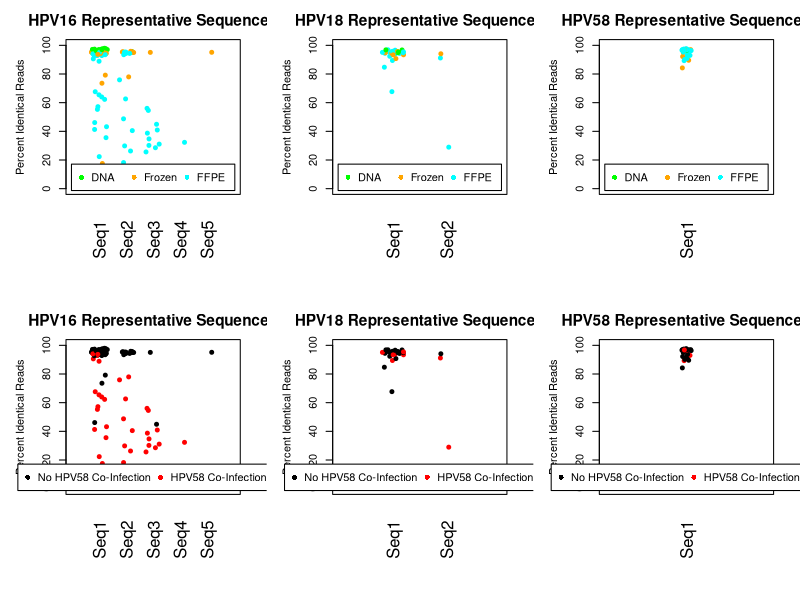

This chart was generated by the following R code:
set.seed(0)

HPV16.seqs = c("ACGCAGTACAAATATGTCATTATGTGCTGCCATATCTACTTCAGAAACTACATATAAAAATACTAACTTTAAGGAGTACCTACGACATGGGGAG",
				"ACGCAGTACAAATATGTCATTATGTGCTGCCATATCTACTTCAGAACCTACATATAAAAATACTAACTTTAAAGAGTACCTACGACATGGGGAG",
				"ACGCAGTACAAATATGTCATTATGTGCTGCCATATCTACTTCAGAAACTACATATAAAAATACTAACTTTAAGGAGTACCTACGACATGGGGAA",
				"ACGCAGTACAAATATGTCATTATGTGCTGCCATATCTACTTCAGAACCTACATATAAAAATACTAACTTTAAAGAGTACCTATGACATGGGGAG",
				"ACGCAGTACAAATATGTCATTATGTGCTGCCATATCTACTTCAGAAACTACATATAAAAATACTAACTTTAAAGAGTACCTACGACATGGGGAG")
HPV18.seqs = c("TCGCAGTACCAATTTAACAATATGTGCTTCTACACAGTCTCCTGTACCTGGGCAATATGATGCTACCAAATTTAAGCAGTATAGCAGACATGTTGAG",
				"TCGTAGTACCAATTTAACAATATGTGCTTCTACACAGTCTCCTGTACCTGGGCAATATGATGCTACCAAATTTAAGCAGTATAGCAGACATGTTGAA")
HPV58.seqs = c("TCGTAGCACTAATATGACATTATGCACTGAAGTAACTAAGGAAGGTACATATAAAAATGATAATTTTAAGGAATATGTACGTCATGTTGAA")

HPV16.table = read.table("Public_Input_Files/HPV16_seq_stats_v2.txt", head=T, sep="\t")
HPV18.table = read.table("Public_Input_Files/HPV18_seq_stats_v2.txt", head=T, sep="\t")
HPV58.table = read.table("Public_Input_Files/HPV58_seq_stats_v2.txt", head=T, sep="\t")

meta.table = read.table("Selected_Output_Files/combined_genotype_with_year_and_ethnicity.txt", head=T, sep="\t")


HPV16.sample = c()
HPV16.rep.seqs = c()
HPV16.freq = c()

for (i in 1:length(HPV16.seqs)){
	temp.table = HPV16.table[grep(HPV16.seqs[i],HPV16.table$Rep.Seq),]
	
	for (j in 1:nrow(temp.table)){
		sampleID = as.character(temp.table$Sample[j])
		seq.text = as.character(temp.table$Rep.Seq[j])
		seq.percent = as.character(temp.table$Rep.Percent[j])
		
		HPV16.sample = c(HPV16.sample, sampleID)
		
		seq.arr = unlist(strsplit(seq.text, split=", "))
		if(length(seq.arr) == 1){
			HPV16.rep.seqs = c(HPV16.rep.seqs, HPV16.seqs[i])
			HPV16.freq = c(HPV16.freq, as.numeric(seq.percent))
		}else{
			percent.arr = unlist(strsplit(seq.percent, split=", "))
			matched.percent = percent.arr[seq.arr == HPV16.seqs[i]]
			if(length(matched.percent) > 1){
				stop("Issue with Matched Percent")
			}else if(length(matched.percent) == 0){
				stop("No matching sequence?")
			}
			
			HPV16.rep.seqs = c(HPV16.rep.seqs, HPV16.seqs[i])
			HPV16.freq = c(HPV16.freq, as.numeric(matched.percent))
		}
	}#end for (j in 1:nrow(temp.table))
}#end for (i in 1:length(HPV16.seqs))

HPV16.rep.seqs = factor(HPV16.rep.seqs, HPV16.seqs)
print(table(HPV16.rep.seqs))
print(tapply(HPV16.freq, HPV16.rep.seqs, mean))
print(tapply(HPV16.freq, HPV16.rep.seqs, sd))

HPV18.sample = c()
HPV18.rep.seqs = c()
HPV18.freq = c()

for (i in 1:length(HPV18.seqs)){
	temp.table = HPV18.table[grep(HPV18.seqs[i],HPV18.table$Rep.Seq),]
	
	for (j in 1:nrow(temp.table)){
		sampleID = as.character(temp.table$Sample[j])
		seq.text = as.character(temp.table$Rep.Seq[j])
		seq.percent = as.character(temp.table$Rep.Percent[j])
		
		HPV18.sample = c(HPV18.sample, sampleID)
		
		seq.arr = unlist(strsplit(seq.text, split=", "))
		if(length(seq.arr) == 1){
			HPV18.rep.seqs = c(HPV18.rep.seqs, HPV18.seqs[i])
			HPV18.freq = c(HPV18.freq, as.numeric(seq.percent))
		}else{
			percent.arr = unlist(strsplit(seq.percent, split=", "))
			matched.percent = percent.arr[seq.arr == HPV18.seqs[i]]
			if(length(matched.percent) > 1){
				stop("Issue with Matched Percent")
			}else if(length(matched.percent) == 0){
				stop("No matching sequence?")
			}
			
			HPV18.rep.seqs = c(HPV18.rep.seqs, HPV18.seqs[i])
			HPV18.freq = c(HPV18.freq, as.numeric(matched.percent))
		}
	}#end for (j in 1:nrow(temp.table))
}#end for (i in 1:length(HPV18.seqs))

HPV18.rep.seqs = factor(HPV18.rep.seqs, HPV18.seqs)
print(table(HPV18.rep.seqs))
print(tapply(HPV18.freq, HPV18.rep.seqs, mean))
print(tapply(HPV18.freq, HPV18.rep.seqs, sd))

pdf("Additional_File_05_Supplemental_Figure_S1.pdf", height = 8, width = 12)
par(mfrow=c(2,3))
###########################
### HPV16 - Sample Type ###
###########################

seqCol=rep("gray",length(HPV16.sample))
seqCol[grep("^13",HPV16.sample)]="green"
seqCol[grep("^14",HPV16.sample)]="orange"
seqCol[grep("^15",HPV16.sample)]="cyan"

repSeq= as.character(HPV16.rep.seqs)
for (i in 1:length(HPV16.seqs)){
	repSeq[HPV16.rep.seqs == HPV16.seqs[i]]=paste("Seq",i,sep="")
}#end for (i in 1:length(HPV16.seqs))
repSeq = factor(repSeq, levels=paste("Seq",1:length(HPV16.seqs),sep=""))

jitter.HPV16 = jitter(as.numeric(repSeq), factor=1.5)

par(mar=c(8,5,3,2))
plot(jitter.HPV16, HPV16.freq,
		xaxt="n", xlim=c(0,length(levels(repSeq))+1), ylim=c(0,100), cex=0.8, cex.main=1.4,
		xlab="", ylab="Percent Identical Reads", pch=19, col=seqCol, main = "HPV16 Representative Sequences")
mtext(levels(repSeq), side=1, at =1:length(levels(repSeq)), las=2, line=2)
legend("bottom",legend=c("DNA","Frozen","FFPE"),col=c("green","orange","cyan"),
			cex=1, pch=16, inset=0.025, xpd=T, ncol=3)

###########################
### HPV18 - Sample Type ###
###########################

seqCol=rep("gray",length(HPV18.sample))
seqCol[grep("^13",HPV18.sample)]="green"
seqCol[grep("^14",HPV18.sample)]="orange"
seqCol[grep("^15",HPV18.sample)]="cyan"

repSeq= as.character(HPV18.rep.seqs)
for (i in 1:length(HPV18.seqs)){
	repSeq[HPV18.rep.seqs == HPV18.seqs[i]]=paste("Seq",i,sep="")
}#end for (i in 1:length(HPV18.seqs))
repSeq = factor(repSeq, levels=paste("Seq",1:length(HPV18.seqs),sep=""))

jitter.HPV18 = jitter(as.numeric(repSeq), factor=1)

par(mar=c(8,5,3,2))
plot(jitter.HPV18, HPV18.freq,
		xaxt="n", xlim=c(0,length(levels(repSeq))+1), ylim=c(0,100), cex=0.8, cex.main=1.4,
		xlab="", ylab="Percent Identical Reads", pch=19, col=seqCol, main = "HPV18 Representative Sequences")
mtext(levels(repSeq), side=1, at =1:length(levels(repSeq)), las=2, line=2)
legend("bottom",legend=c("DNA","Frozen","FFPE"),col=c("green","orange","cyan"),
			cex=1, pch=16, inset=0.025, xpd=T, ncol=3)

###########################
### HPV58 - Sample Type ###
###########################

seqCol=rep("gray",nrow(HPV58.table))
seqCol[grep("^13",HPV58.table$Sample)]="green"
seqCol[grep("^14",HPV58.table$Sample)]="orange"
seqCol[grep("^15",HPV58.table$Sample)]="cyan"

repSeq= rep("Seq1",nrow(HPV58.table))
repSeq = factor(repSeq, levels=c("Seq1"))

print(nrow(HPV58.table))
print(mean(HPV58.table$Rep.Percent))
print(sd(HPV58.table$Rep.Percent))

jitter.HPV58 = jitter(as.numeric(repSeq), factor=3)

par(mar=c(8,5,3,2))
plot(jitter.HPV58, HPV58.table$Rep.Percent,
		xaxt="n", xlim=c(0,length(levels(repSeq))+1), ylim=c(0,100), cex=0.8, cex.main=1.4,
		xlab="", ylab="Percent Identical Reads", pch=19, col=seqCol, main = "HPV58 Representative Sequences")
mtext(levels(repSeq), side=1, at =1:length(levels(repSeq)), las=2, line=2)
legend("bottom",legend=c("DNA","Frozen","FFPE"),col=c("green","orange","cyan"),
			cex=1, pch=16, inset=0.025, xpd=T, ncol=3)

##################################
### HPV16 : HPV58 Co-Infection ###
##################################

seqCol=rep("black",length(HPV16.sample))
for(i in 1:length(HPV16.sample)){
	temp.subtype = as.character(meta.table$genotype[meta.table$Sample == HPV16.sample[i]])
	temp.subtype.arr = unlist(strsplit(temp.subtype, split=","))
	if(length(temp.subtype.arr) > 1){
		#print(temp.subtype.arr)
		if("HPV58" %in% temp.subtype.arr){
			seqCol[i]="red"
		}#end if("HPV58" %in% temp.subtype.arr)
	}#end if(length(temp.subtype.arr) > 1)
}#end for(i in 1:length(HPV16.sample))


repSeq= as.character(HPV16.rep.seqs)
for (i in 1:length(HPV16.seqs)){
	repSeq[HPV16.rep.seqs == HPV16.seqs[i]]=paste("Seq",i,sep="")
}#end for (i in 1:length(HPV16.seqs))
repSeq = factor(repSeq, levels=paste("Seq",1:length(HPV16.seqs),sep=""))

par(mar=c(8,5,3,2))
plot(jitter.HPV16, HPV16.freq,
		xaxt="n", xlim=c(0,length(levels(repSeq))+1), ylim=c(0,100), cex=0.8, cex.main=1.4,
		xlab="", ylab="Percent Identical Reads", pch=19, col=seqCol, main = "HPV16 Representative Sequences")
mtext(levels(repSeq), side=1, at =1:length(levels(repSeq)), las=2, line=2)
legend("bottom",legend=c("No HPV58 Co-Infection","HPV58 Co-Infection"),col=c("black","red"),
			cex=1, pch=16, inset=0.025, xpd=T, ncol=2)

##################################
### HPV18 : HPV58 Co-Infection ###
##################################

seqCol=rep("black",length(HPV18.sample))
for(i in 1:length(HPV16.sample)){
	temp.subtype = as.character(meta.table$genotype[meta.table$Sample == HPV16.sample[i]])
	temp.subtype.arr = unlist(strsplit(temp.subtype, split=","))
	if(length(temp.subtype.arr) > 1){
		print(temp.subtype.arr)
		if("HPV58" %in% temp.subtype.arr){
			seqCol[i]="red"
		}#end if("HPV58" %in% temp.subtype.arr)
	}#end if(length(temp.subtype.arr) > 1)
}#end for(i in 1:length(HPV16.sample))

repSeq= as.character(HPV18.rep.seqs)
for (i in 1:length(HPV18.seqs)){
	repSeq[HPV18.rep.seqs == HPV18.seqs[i]]=paste("Seq",i,sep="")
}#end for (i in 1:length(HPV18.seqs))
repSeq = factor(repSeq, levels=paste("Seq",1:length(HPV18.seqs),sep=""))

par(mar=c(8,5,3,2))
plot(jitter.HPV18, HPV18.freq,
		xaxt="n", xlim=c(0,length(levels(repSeq))+1), ylim=c(0,100), cex=0.8, cex.main=1.4,
		xlab="", ylab="Percent Identical Reads", pch=19, col=seqCol, main = "HPV18 Representative Sequences")
mtext(levels(repSeq), side=1, at =1:length(levels(repSeq)), las=2, line=2)
legend("bottom",legend=c("No HPV58 Co-Infection","HPV58 Co-Infection"),col=c("black","red"),
			cex=1, pch=16, inset=0.025, xpd=T, ncol=2)

##################################
### HPV58 : HPV58 Co-Infection ###
##################################
	
seqCol=rep("black",nrow(HPV58.table))
for(i in 1:length(HPV16.sample)){
	temp.subtype = as.character(meta.table$genotype[meta.table$Sample == HPV16.sample[i]])
	temp.subtype.arr = unlist(strsplit(temp.subtype, split=","))
	if(length(temp.subtype.arr) > 1){
		print(temp.subtype.arr)
		if("HPV58" %in% temp.subtype.arr){
			seqCol[i]="red"
		}#end if("HPV58" %in% temp.subtype.arr)
	}#end if(length(temp.subtype.arr) > 1)
}#end for(i in 1:length(HPV16.sample))

repSeq= rep("Seq1",nrow(HPV58.table))
repSeq = factor(repSeq, levels=c("Seq1"))

print(nrow(HPV58.table))
print(mean(HPV58.table$Rep.Percent))
print(sd(HPV58.table$Rep.Percent))

par(mar=c(8,5,3,2))
plot(jitter.HPV58, HPV58.table$Rep.Percent,
		xaxt="n", xlim=c(0,length(levels(repSeq))+1), ylim=c(0,100), cex=0.8, cex.main=1.4,
		xlab="", ylab="Percent Identical Reads", pch=19, col=seqCol, main = "HPV58 Representative Sequences")
mtext(levels(repSeq), side=1, at =1:length(levels(repSeq)), las=2, line=2)
legend("bottom",legend=c("No HPV58 Co-Infection","HPV58 Co-Infection"),col=c("black","red"),
			cex=1, pch=16, inset=0.025, xpd=T, ncol=2)
	
dev.off()